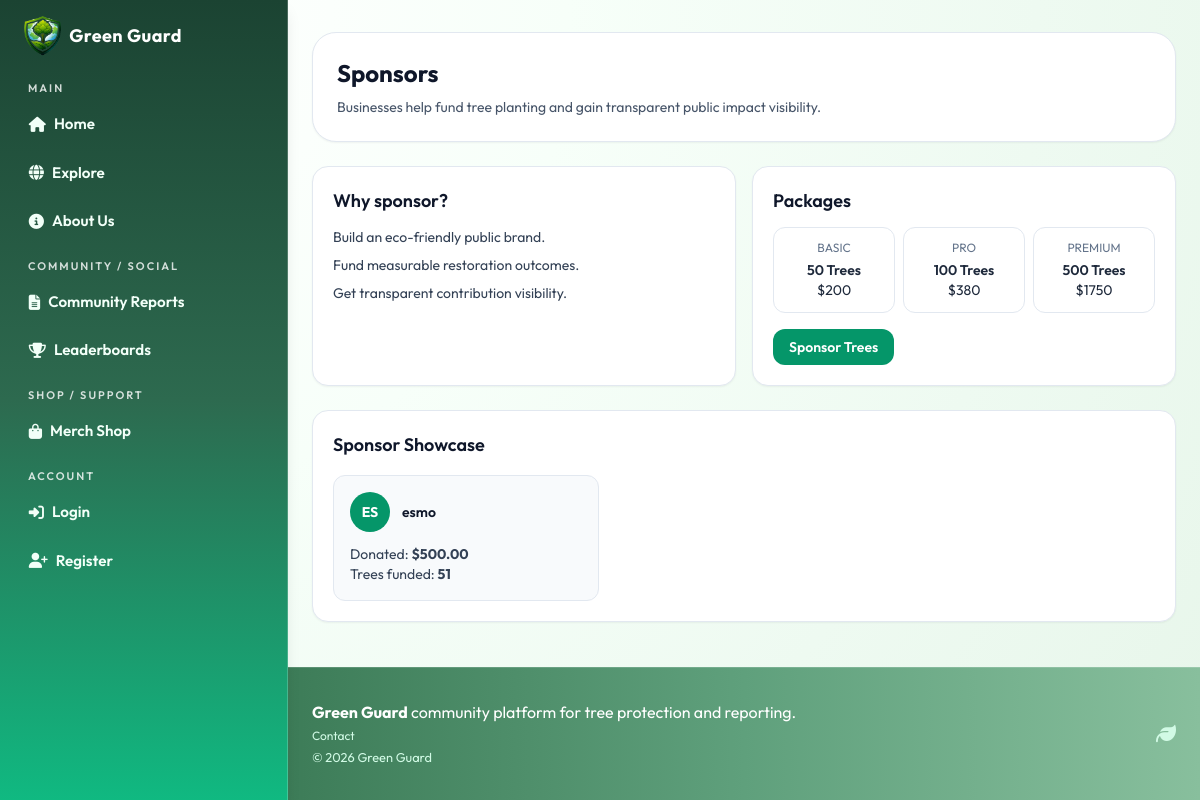
Before: /sponsors with the older database file.
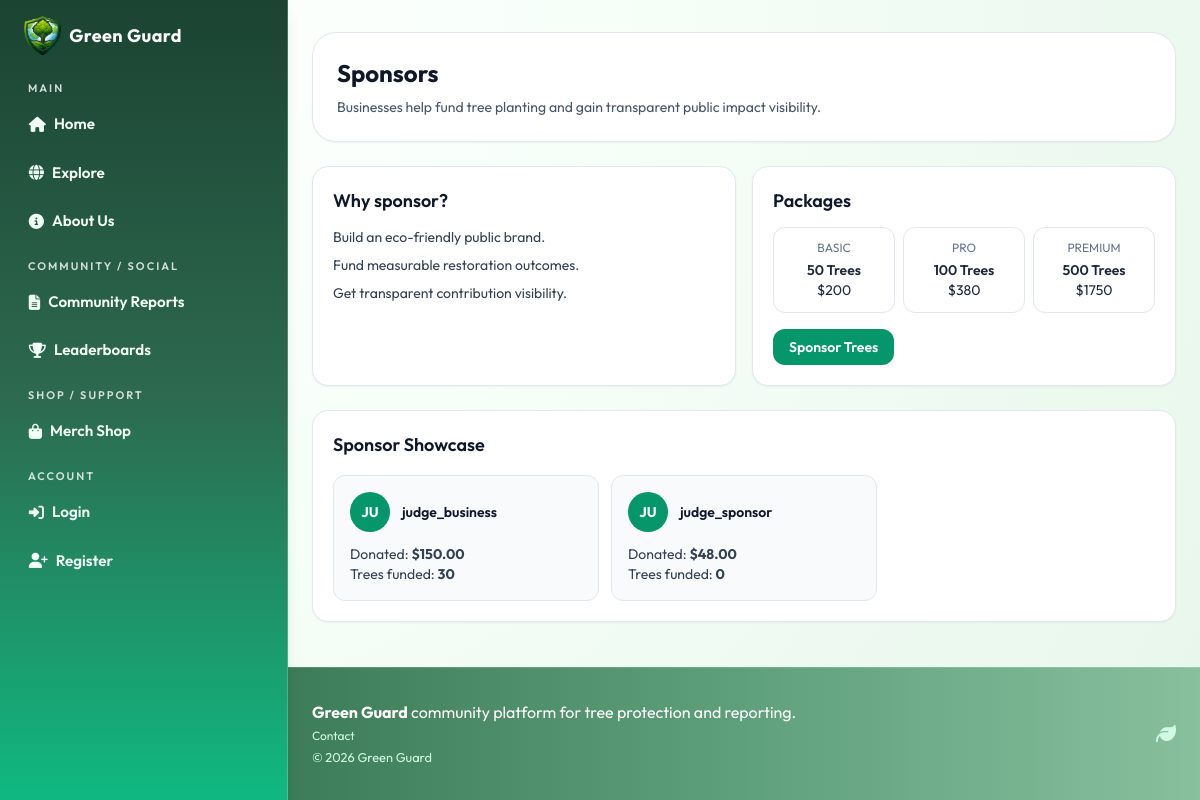
After: the same page with the newer database file.
### models.py (models this page shows, shortened)
class User(UserMixin, db.Model):
    id = db.Column(db.Integer, primary_key=True)
    username = db.Column(db.String(80), unique=True, nullable=False)
    email = db.Column(db.String(120), unique=True, nullable=False)
    password_hash = db.Column(db.String(255), nullable=False)
    role = db.Column(db.String(30), default="individual", nullable=False)
    is_admin = db.Column(db.Boolean, default=False, nullable=False)
    verification_status = db.Column(
        db.String(20), default="approved", nullable=False
    )
    verified_at = db.Column(db.DateTime)
    verified_by_id = db.Column(db.Integer, db.ForeignKey("user.id"))
    created_at = db.Column(
        db.DateTime, default=datetime.utcnow, nullable=False)
    verified_by = db.relationship(
        "User",
        remote_side=[id],
        foreign_keys=[verified_by_id],
        post_update=True,
    )
    tree_records = db.relationship(
        "TreeRecord", backref="user", lazy=True, cascade="all, delete-orphan"
    )
    cutting_reports = db.relationship(
        "CuttingReport", backref="user", lazy=True, cascade="all, delete-orphan"
    )
    volunteer_signups = db.relationship(
        "VolunteerCampaignSignup", backref="user", lazy=True, cascade="all, delete-orphan"
    )
    support_donations = db.relationship(
        "SupportDonation", backref="user", lazy=True, cascade="all, delete-orphan"
    )
    created_campaigns = db.relationship(
        "Campaign", backref="creator", lazy=True, foreign_keys="Campaign.creator_user_id"
    )
    merch_purchases = db.relationship(
        "MerchPurchase", backref="user", lazy=True, cascade="all, delete-orphan"
    )

### routes/main.py (the view)
@main_bp.route("/sponsors")
def sponsors_page():
    sponsors = User.query.filter(
        User.is_admin.is_(False),
        User.role.in_(["business", "individual"]),
    ).all()
    sponsor_showcase = []
    for sponsor in sponsors:
        donations = SupportDonation.query.filter_by(user_id=sponsor.id).all()
        amount_total = sum(float(item.amount) for item in donations)
        trees_total = sum(
            item.quantity or 0 for item in donations if item.category == "plants"
        )
        if amount_total <= 0 and trees_total <= 0:
            continue
        sponsor_showcase.append(
            {
                "user": sponsor,
                "amount_total": amount_total,
                "trees_total": trees_total,
            }
        )
    sponsor_showcase.sort(
        key=lambda row: (row["amount_total"], row["trees_total"]),
        reverse=True,
    )
    return render_template(
        "businesses/sponsors/sponsors.html",
        sponsor_showcase=sponsor_showcase[:12],
    )

### templates/businesses/sponsors/sponsors.html (shortened to what this page needs)
{% extends 'base.html' %}
{% block content %}
  <section class="mx-auto mt-8 w-full max-w-6xl px-4 sm:px-6">
    <div class="rounded-3xl border border-slate-200 bg-white p-6 shadow-sm">
      <h1 class="text-2xl font-bold text-slate-900">Sponsors</h1>
      <p class="mt-2 text-sm text-slate-600">Businesses help fund tree planting and gain transparent public impact visibility.</p>
    </div>
    <div class="mt-6 grid gap-4 lg:grid-cols-2">
      <article class="rounded-2xl border border-slate-200 bg-white p-5 shadow-sm">
        <h2 class="text-lg font-semibold text-slate-900">Why sponsor?</h2>
        <ul class="mt-3 space-y-2 text-sm text-slate-700">
          <li>Build an eco-friendly public brand.</li>
          <li>Fund measurable restoration outcomes.</li>
          <li>Get transparent contribution visibility.</li>
        </ul>
      </article>
      <article class="rounded-2xl border border-slate-200 bg-white p-5 shadow-sm">
        <h2 class="text-lg font-semibold text-slate-900">Packages</h2>
        <div class="mt-3 grid gap-2 sm:grid-cols-3">
          <div class="rounded-xl border border-slate-200 p-3 text-center">
            <p class="text-xs uppercase text-slate-500">Basic</p>
            <p class="mt-1 text-sm font-semibold">50 Trees</p>
            <p class="text-sm">$200</p>
          </div>
          <div class="rounded-xl border border-slate-200 p-3 text-center">
            <p class="text-xs uppercase text-slate-500">Pro</p>
            <p class="mt-1 text-sm font-semibold">100 Trees</p>
            <p class="text-sm">$380</p>
          </div>
          <div class="rounded-xl border border-slate-200 p-3 text-center">
            <p class="text-xs uppercase text-slate-500">Premium</p>
            <p class="mt-1 text-sm font-semibold">500 Trees</p>
            <p class="text-sm">$1750</p>
          </div>
        </div>
        <a href="{{ url_for('main.sponsorship_donations') }}" class="mt-4 inline-block rounded-xl bg-emerald-600 px-4 py-2 text-sm font-semibold text-white hover:bg-emerald-700">Sponsor Trees</a>
      </article>
    </div>
    <article class="mt-6 mb-10 rounded-2xl border border-slate-200 bg-white p-5 shadow-sm">
      <h2 class="text-lg font-semibold text-slate-900">Sponsor Showcase</h2>
      {% if sponsor_showcase %}
        <div class="mt-4 grid gap-3 sm:grid-cols-2 lg:grid-cols-3">
          {% for sponsor in sponsor_showcase %}
            <div class="rounded-xl border border-slate-200 bg-slate-50 p-4">
              <div class="flex items-center gap-3">
                <div class="flex h-10 w-10 items-center justify-center rounded-full bg-emerald-600 text-sm font-bold text-white">{{ sponsor.user.username[:2]|upper }}</div>
                <p class="text-sm font-semibold text-slate-900">{{ sponsor.user.username }}</p>
              </div>
              <p class="mt-3 text-sm text-slate-700">
                Donated: <strong>${{ '%.2f'|format(sponsor.amount_total) }}</strong>
              </p>
              <p class="text-sm text-slate-700">
                Trees funded: <strong>{{ sponsor.trees_total }}</strong>
              </p>
            </div>
          {% endfor %}
        </div>
      {% else %}
        <p class="mt-3 text-sm text-slate-600">No sponsors published yet.</p>
      {% endif %}
    </article>
  </section>
{% endblock %}

Changed rows visible on the page:
no longer on this page (row edited): User: user "ES", user.username "esmo"
added User: user "JU", user.username "judge_business"
added User: user "JU", user.username "judge_sponsor"
Other visible differences:
new list line: "Donated: $ 150.00 Trees funded: 30"
new list line: "Donated: $ 48.00 Trees funded: 0"
list line gone: "Donated: $ 500.00 Trees funded: 51"
